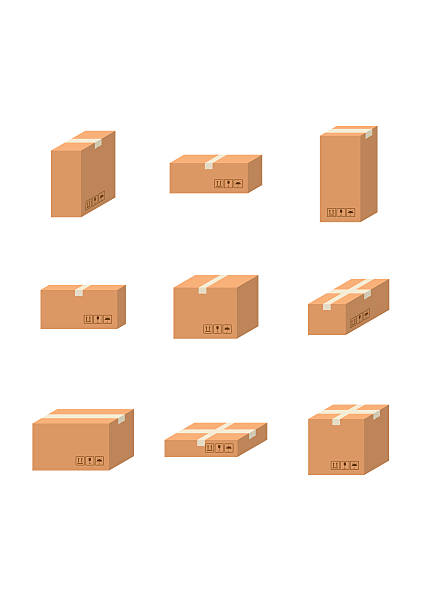
#> input picture opencv_learning/samples/boxes.jpg, 432 x 612 px
$ python corners_detector.py
#> lines starting #> are read from the running program, lines starting #| are printed output that depends on the picture; after the words box and inside, x2 and y2 are one past the last pixel; in counts of white or black regions, pixels touching at a corner belong together
import numpy as np
import cv2 as cv
from matplotlib import pyplot as plt


img = cv.imread("samples/boxes.jpg")
#> img is the input picture: shape (612, 432, 3); mean B, G, R 231.8, 239.3, 248.7
assert img is not None, "check that path is exists? "

gray_img = cv.cvtColor(img,cv.COLOR_BGR2GRAY)
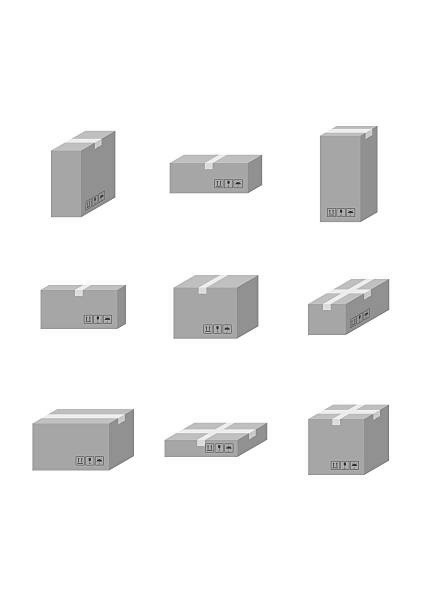
#> gray_img: shape (612, 432); min 20, max 255, mean 241.3

# shi-tomasi detector
corners = cv.goodFeaturesToTrack(gray_img,25,0.01,10)
#> corners = 25 rows, first 8: [228, 182], [89, 459], [219, 446], [388, 405], [344, 464], [341, 211], [217, 327], [261, 155]
corners = np.int32(corners)
#> corners = contour of 25 points, box (x1, y1, x2, y2) (51, 127, 389, 466), area 72816

for i in corners:
    x,y = i.ravel()
    cv.circle(img,(x,y),3,255,-1)
#> this loop made 25 passes
#> (x, y) on passes 1 to 12: (228, 182), (89, 459), (219, 446), (388, 405), (344, 464), (341, 211), (217, 327), (261, 155), (97, 318), (125, 285), (133, 409), (266, 423)
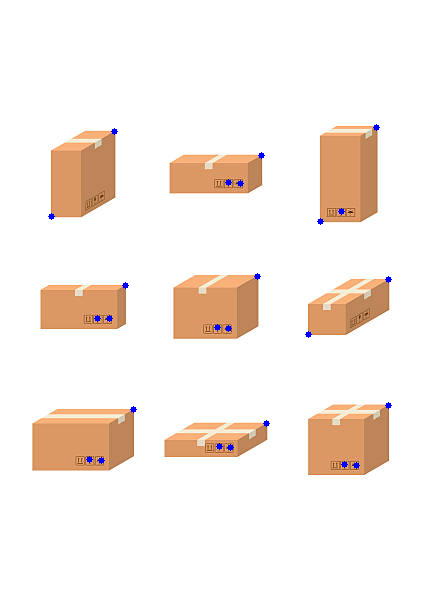
#> img: shape (612, 432, 3); 0.27% of pixels changed, all inside (x1, y1, x2, y2) = (48, 124, 392, 469)

plt.imshow(img),plt.show()

$ run again, with opencv_learning/samples/apple.jpg copied over opencv_learning/samples/boxes.jpg
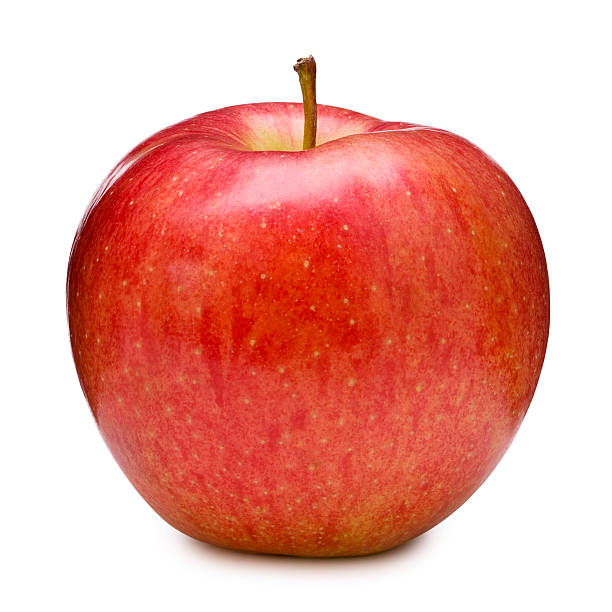
#> input picture opencv_learning/samples/apple.jpg, 612 x 612 px
#> img is the input picture: shape (612, 612, 3); mean B, G, R 157.2, 167.1, 234.1
#> `gray_img = cv.cvtColor(img,cv.COLOR_BGR2GRAY)`:
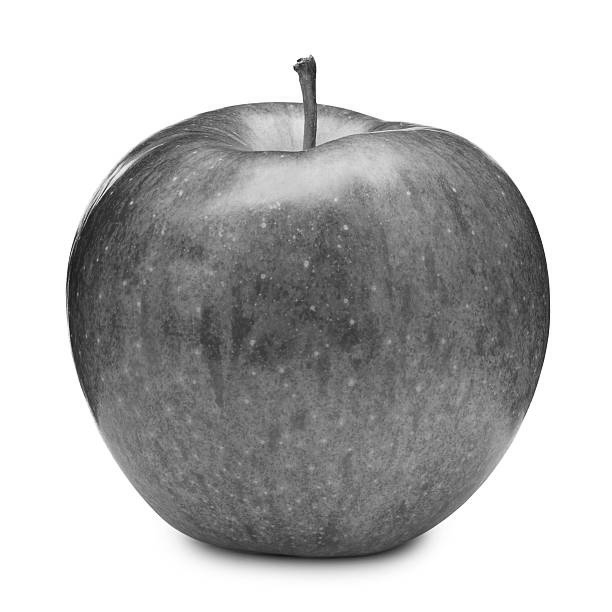
#> gray_img: shape (612, 612); min 13, max 255, mean 186
#> `corners = cv.goodFeaturesToTrack(gray_img,25,0.01,10)`: corners = 25 rows, first 8: [297, 60], [301, 101], [312, 57], [317, 102], [130, 203], [316, 145], [97, 260], [347, 228]
#> `corners = np.int32(corners)`: corners = contour of 25 points, box (x1, y1, x2, y2) (97, 57, 456, 295), area 10582
#> the loop `for i in corners:` made 25 passes
#> after the loop `for i in corners:`:
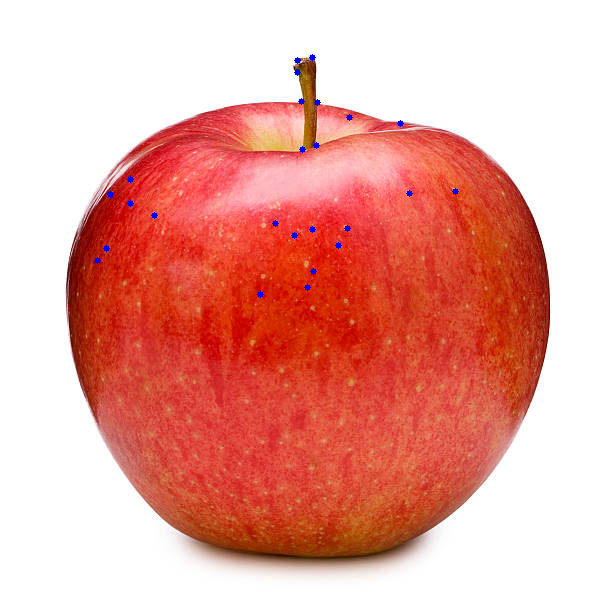
#> img: shape (612, 612, 3); 0.19% of pixels changed, all inside (x1, y1, x2, y2) = (94, 54, 459, 298)

$ run again, with opencv_learning/samples/orange.jpg copied over opencv_learning/samples/boxes.jpg
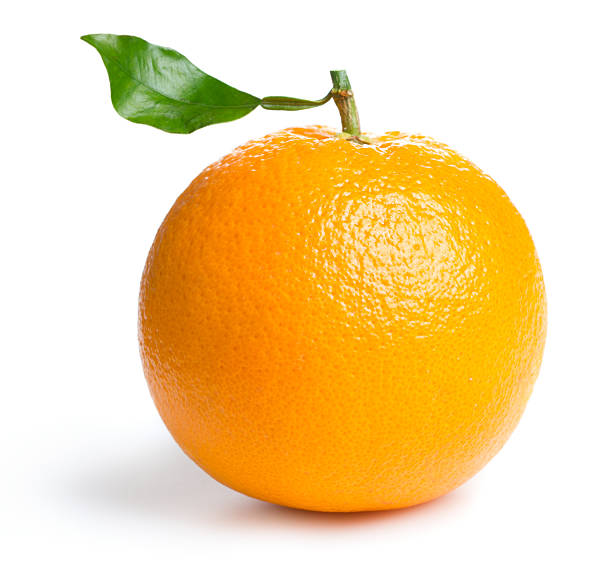
#> input picture opencv_learning/samples/orange.jpg, 612 x 563 px
#> img is the input picture: shape (563, 612, 3); mean B, G, R 160.9, 215, 244.7
#> `gray_img = cv.cvtColor(img,cv.COLOR_BGR2GRAY)`:
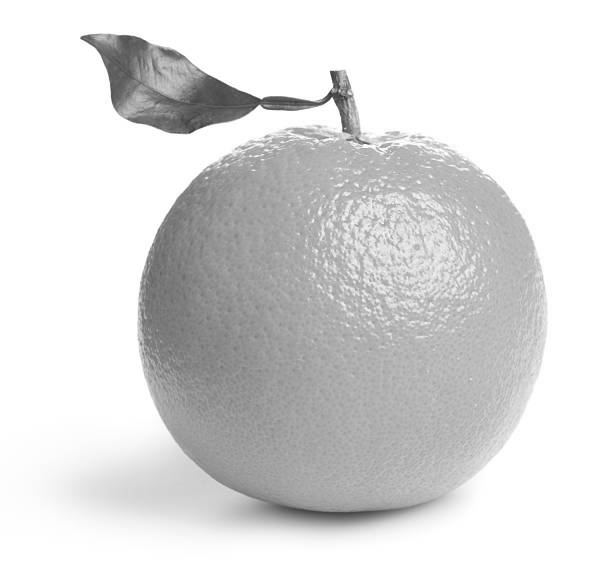
#> gray_img: shape (563, 612); min 52, max 255, mean 217.7
#> `corners = cv.goodFeaturesToTrack(gray_img,25,0.01,10)`: corners = 25 rows, first 8: [330, 71], [332, 98], [81, 38], [259, 105], [343, 131], [339, 90], [351, 96], [206, 178]
#> `corners = np.int32(corners)`: corners = contour of 25 points, box (x1, y1, x2, y2) (81, 38, 421, 236), area 4460
#> the loop `for i in corners:` made 25 passes
#> after the loop `for i in corners:`:
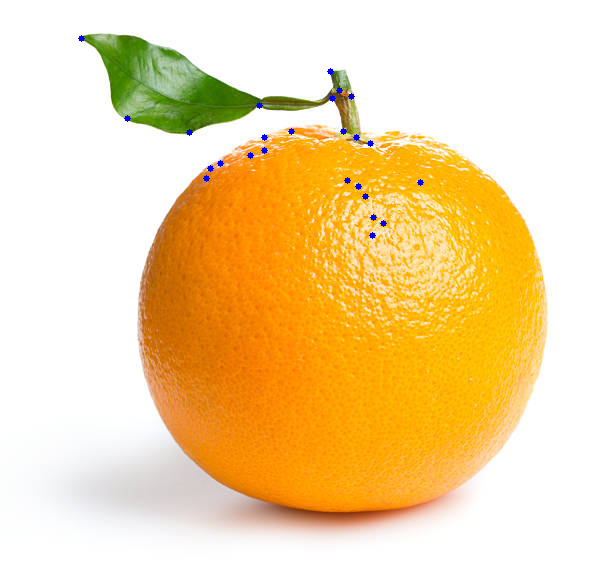
#> img: shape (563, 612, 3); 0.21% of pixels changed, all inside (x1, y1, x2, y2) = (78, 35, 424, 239)
